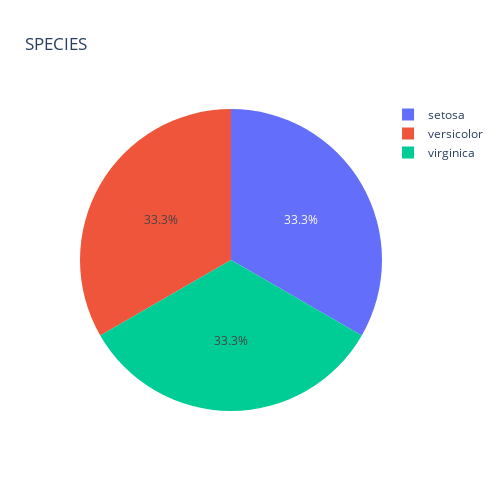

Notebook cell for this chart:
### Code cell
px.pie(dataset, "species", width = 500, height= 500, title = "SPECIES")

### Figure 1 — Plotly figure (JSON) as saved in the notebook; plotly's stock layout.template omitted (floating-point values rounded to 4 significant figures; data arrays with more than 128 entries replaced by an {"elided": "..."} marker saying what was removed)
{"data": [{"domain": {"x": [0, 1], "y": [0, 1]}, "hovertemplate": "species=%{label}<extra></extra>", "labels": {"elided": "150 str values"}, "legendgroup": "", "name": "", "showlegend": true, "type": "pie"}], "layout": {"height": 500, "legend": {"tracegroupgap": 0}, "title": {"text": "SPECIES"}, "width": 500}}
